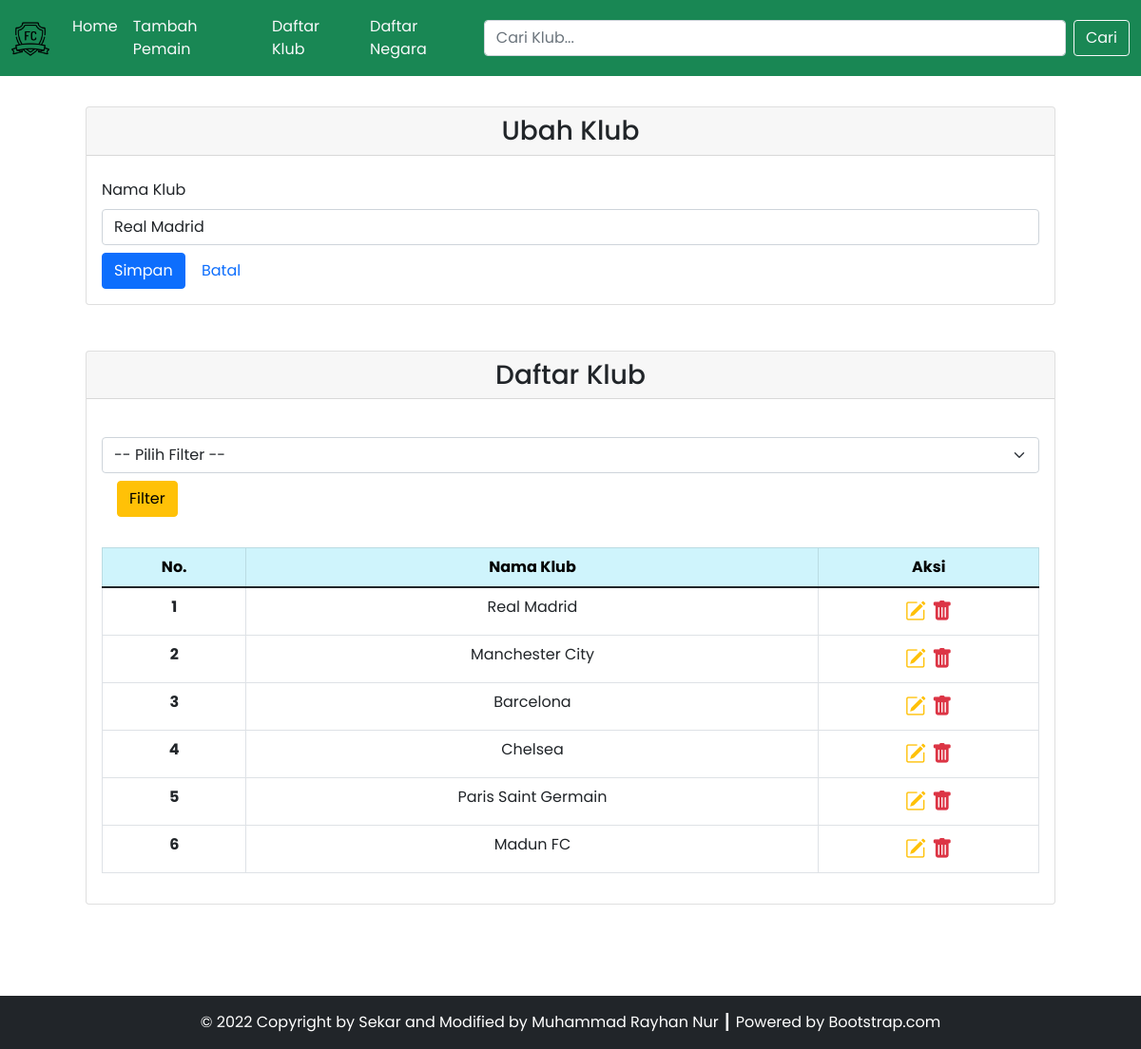
The page /source_code/klub.php?id=1 on the database its author committed.
### tables this page shows
CREATE TABLE `klub` (
  `id_klub` int(11) NOT NULL,
  `nama_klub` varchar(255) NOT NULL
);

### source_code/config/db.php (called while the page is built)
<?php
$DB_HOST = "localhost";
$DB_USERNAME = "root";
$DB_PASSWORD = "";
$DB_NAME = "db_football_tp3";

### source_code/classes/DB.php (called while the page is built, shortened)
<?php
include('config/db.php');
class DB
{
    private $hostname;
    private $username;
    private $password;
    private $dbname;
    private $conn;
    private $result;
    function __construct($hostname, $username, $password, $dbname)
    {
        $this->hostname = $hostname;
        $this->username = $username;
        $this->password = $password;
        $this->dbname = $dbname;
    }
    function open()
    {
        $this->conn = mysqli_connect($this->hostname, $this->username, $this->password, $this->dbname);
    }
    function execute($query)
    {
        $this->result = mysqli_query($this->conn, $query);
    }
    function getResult()
    {
        return mysqli_fetch_array($this->result);
    }
}

### source_code/classes/Klub.php (called while the page is built, shortened)
<?php
include('config/db.php');
class Klub extends DB
{
    function getKlub()
    {
        $query = "SELECT * FROM klub";
        return $this->execute($query);
    }
    function getKlubById($id)
    {
        $query = "SELECT * FROM klub WHERE id_klub=$id";
        return $this->execute($query);
    }
}

### source_code/klub.php (the view, shortened to what this page needs)
<?php
include('config/db.php');
include('classes/DB.php');
include('classes/klub.php');
include('classes/Pemain.php');
include('classes/Template.php');
$klub = new Klub($DB_HOST, $DB_USERNAME, $DB_PASSWORD, $DB_NAME);
$klub->open();
$klub->getKlub();
if (isset($_POST['btn-cari'])) {
    $klub->searchKlub($_POST['cari']);
} else if (isset($_POST['btn-filter'])) {
    $klub->filterKlub($_POST['filter']);
} else {
    $klub->getKlub();
}
$header = '<tr>
<th scope="row">No.</th>
<th scope="row">Nama Klub</th>
<th scope="row">Aksi</th>
</tr>';
$data = null;
$no = 1;
while ($div = $klub->getResult()) {
    $data .= '<tr>
    <th scope="row">' . $no . '</th>
    <td>' . $div['nama_klub'] . '</td>
    <td style="font-size: 22px;">
        <a href="klub.php?id=' . $div['id_klub'] . '" title="Edit Data"><i class="bi bi-pencil-square text-warning"></i></a>&nbsp;<a href="klub.php?hapus=' . $div['id_klub'] . '" title="Delete Data"><i class="bi bi-trash-fill text-danger"></i></a>
        </td>
    </tr>';
    $no++;
}
if (isset($_GET['id'])) {
    $id = $_GET['id'];
    $cancelButton = '
    <button type="reset" class="btn btn-default"><a href="klub.php" style="text-decoration: none;">Batal</a></button>
    ';
    if ($id > 0) {
        $klub->getKlubById($id);
    }
}

### source_code/classes/Template.php (shortened to what this page needs)
<?php
class Template
{
    var $content = '';
    function __construct($filename = '')
    {
        $this->content = implode('', @file($filename));
    }
    function clear()
    {
        $this->content = preg_replace("/DATA_[A-Z|_|0-9]+/", "", $this->content);
    }
    function write()
    {
        print $this->content;
    }
    function replace($old = "", $new = "")
    {
        if (is_int($new)) {
            $value = sprintf("%d", $new);
        } elseif (is_float($new)) {
            $value = sprintf("%f", $new);
        } elseif (is_array($new)) {
            $value = '';
            foreach ($new as $item) {
                $value .= $item . ' ';
            }
        } else {
            $value = $new;
        }
        $this->content = preg_replace("/$old/", $value, $this->content);
    }
}

### rows shown on the page
klub: nama_klub (picture), nama_klub "Real Madrid"
klub: nama_klub "Manchester City"
klub: nama_klub "Barcelona"
klub: nama_klub "Chelsea"
klub: nama_klub "Paris Saint Germain"
klub: nama_klub "Madun FC"
